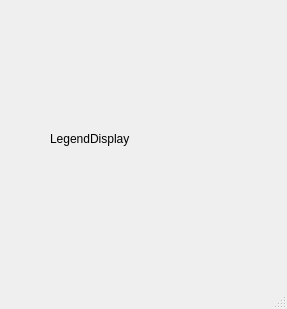
<?xml version="1.0" encoding="UTF-8"?>
<ui version="4.0">
 <class>DisplayWindow</class>
 <widget class="QMainWindow" name="DisplayWindow">
  <property name="geometry">
   <rect>
    <x>0</x>
    <y>0</y>
    <width>287</width>
    <height>309</height>
   </rect>
  </property>
  <property name="windowTitle">
   <string>MainWindow</string>
  </property>
  <widget class="QWidget" name="centralwidget">
   <widget class="QLabel" name="label">
    <property name="geometry">
     <rect>
      <x>50</x>
      <y>130</y>
      <width>191</width>
      <height>17</height>
     </rect>
    </property>
    <property name="text">
     <string>LegendDisplay</string>
    </property>
   </widget>
  </widget>
  <widget class="QMenuBar" name="menubar">
   <property name="geometry">
    <rect>
     <x>0</x>
     <y>0</y>
     <width>287</width>
     <height>22</height>
    </rect>
   </property>
  </widget>
  <widget class="QStatusBar" name="statusbar"/>
 </widget>
 <resources/>
 <connections/>
</ui>
